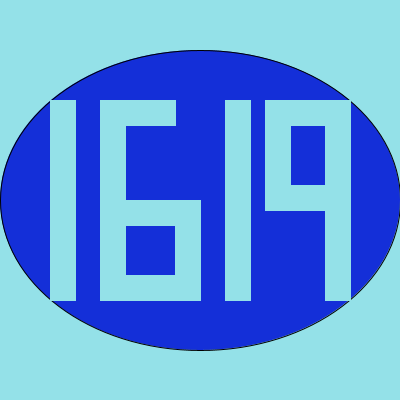
Frame 1 (no input)
Frame 60 (the mouse pressed at the canvas centre just before this capture): identical to frame 1, image omitted
Frame 120 (the mouse held since frame 60 and released just before this capture): identical to frame 1, image omitted

The Processing sketch that drew this single still picture (run headless with seeded random() and noise(); from frame 60 on, the mouse is pressed at the canvas centre):

// Processing sketch: processing_69249
// ── processing_69249.pde

void setup()
{
  size(400,400);
  background(#94E1E8);
  fill(#142FD8);
  ellipse(200,200,400,300);
}

void draw()
{
  fill(#94E1E8);
  stroke(#94E1E8);
  rect(50,100,25,200);
  rect(100,100,25,200);
  rect(100,100,75,25);
  rect(100,275,75,25);
  rect(175,200,25,100);
  rect(100,200,75,25);
  rect(225,100,25,200);
  rect(325,100,25,200);
  rect(265,100,85,25);
  rect(265,100,25,85);
  rect(265,185,85,25);
   
}
